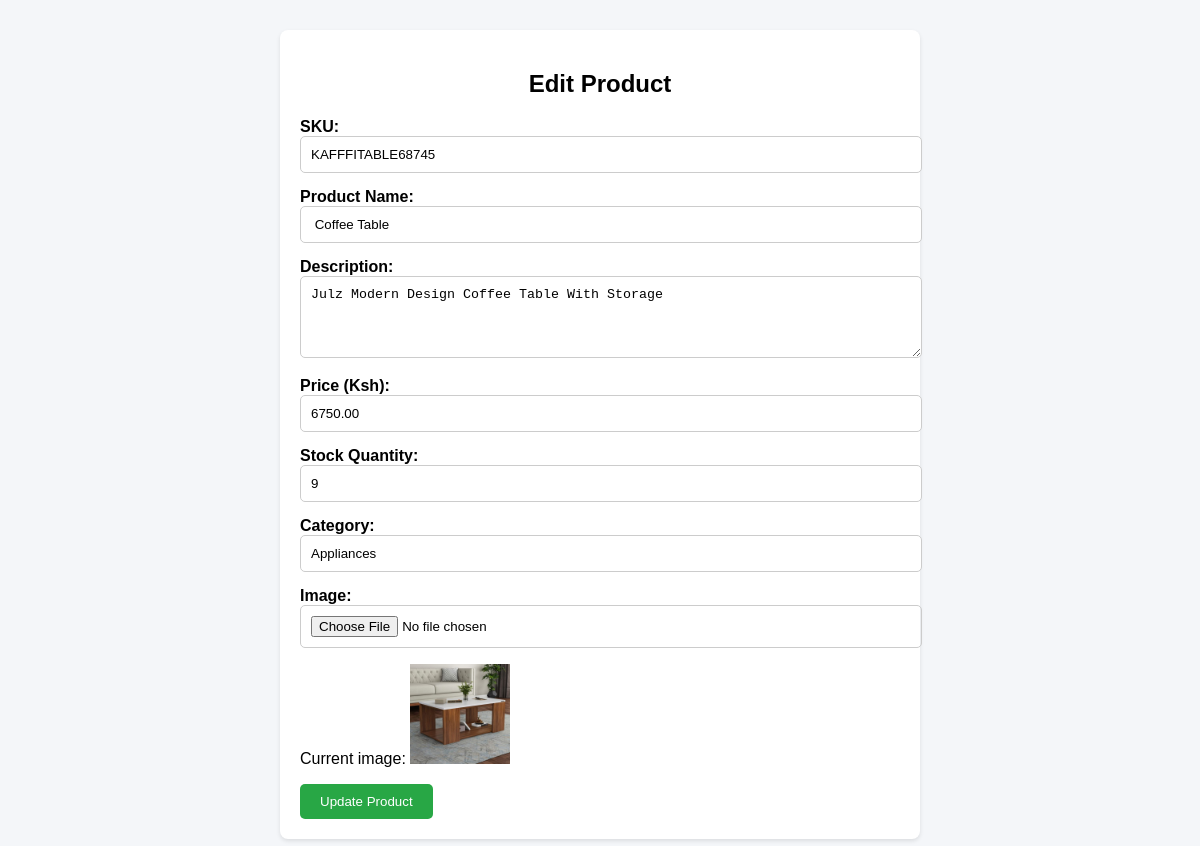
Page /admin/editproduct.php?id=4 (signed in) on the committed database.
### tables this page shows
CREATE TABLE `products` (
  `id` int(11) NOT NULL,
  `name` varchar(255) NOT NULL,
  `sku` varchar(50) NOT NULL,
  `category` enum('Official Stores','Phones & Tablets','TVs & Audio','Appliances','Health & Beauty','Home & Office','Fashion','Computing','Supermarket','Baby Products','Sporting Goods') NOT NULL,
  `description` text NOT NULL,
  `price` decimal(10,2) NOT NULL,
  `image` varchar(255) NOT NULL,
  `stock_quantity` int(11) DEFAULT 0,
  `status` enum('active','inactive') DEFAULT 'active',
  `created_at` timestamp NOT NULL DEFAULT current_timestamp(),
  `updated_at` timestamp NOT NULL DEFAULT current_timestamp() ON UPDATE current_timestamp()
);

### admin/editproduct.php (the view, shortened to what this page needs)
<?php
$servername = "localhost";
$username = "root";
$password = "";
$dbname = "ecommerce";
$conn = new mysqli($servername, $username, $password, $dbname);
if (isset($_GET['id'])) {
    $product_id = $conn->real_escape_string($_GET['id']);
    $query = "SELECT * FROM products WHERE id = '$product_id'";
    $result = $conn->query($query);
    $product = $result->fetch_assoc();
} else {
    header('Location: productview.php');
    exit();
}
?>
<!DOCTYPE html>
<html lang="en">
<head>
<link href="assets/css/editproduct.css" rel="stylesheet">
</head>
<body>
    <div class="container">
        <h2>Edit Product</h2>
        <form action="" method="POST" enctype="multipart/form-data">
            <div class="form-group">
                <label for="sku">SKU:</label>
                <input type="text" name="sku" value="<?php echo htmlspecialchars($product['sku']); ?>" required>
            </div>
            <div class="form-group">
                <label for="name">Product Name:</label>
                <input type="text" name="name" value="<?php echo htmlspecialchars($product['name']); ?>" required>
            </div>
            <div class="form-group">
                <label for="description">Description:</label>
                <textarea name="description" rows="4" required><?php echo htmlspecialchars($product['description']); ?></textarea>
            </div>
            <div class="form-group">
                <label for="price">Price (Ksh):</label>
                <input type="number" name="price" step="0.01" value="<?php echo htmlspecialchars($product['price']); ?>" required>
            </div>
            <div class="form-group">
                <label for="stock_quantity">Stock Quantity:</label>
                <input type="number" name="stock_quantity" value="<?php echo htmlspecialchars($product['stock_quantity']); ?>" required>
            </div>
            <div class="form-group">
                <label for="category">Category:</label>
                <input type="text" name="category" value="<?php echo htmlspecialchars($product['category']); ?>" required>
            </div>
            <div class="form-group">
                <label for="image">Image:</label>
                <input type="file" name="image">
                <p>Current image: <img src="Products/<?php echo htmlspecialchars($product['image']); ?>" width="100"></p>
            </div>
            <button type="submit" class="btn-submit">Update Product</button>
        </form>
    </div>
</body>
</html>

### admin/assets/css/editproduct.css (style rules this page uses)
body { font-family: Arial, sans-serif; background-color: #f4f6f9; }
.container { max-width: 600px; margin: 30px auto; padding: 20px; background-color: #fff; border-radius: 8px; box-shadow: 0 2px 4px rgba(0,0,0,0.1); }
h2 { margin-bottom: 20px; text-align: center; }
.form-group { margin-bottom: 15px; }
label { display: block; font-weight: bold; }
input[type="text"], input[type="number"], input[type="file"], textarea, select { width: 100%; padding: 10px; border-radius: 5px; border: 1px solid #ccc; }
.btn-submit { background-color: #28a745; color: white; padding: 10px 20px; border-radius: 5px; border: none; cursor: pointer; }

### rows in the picture
products: sku "KAFFFITABLE68745", name "Coffee Table", description "Julz Modern Design Coffee Table With Storage", price "6750.00", stock_quantity "9", category "Appliances", image (picture)
